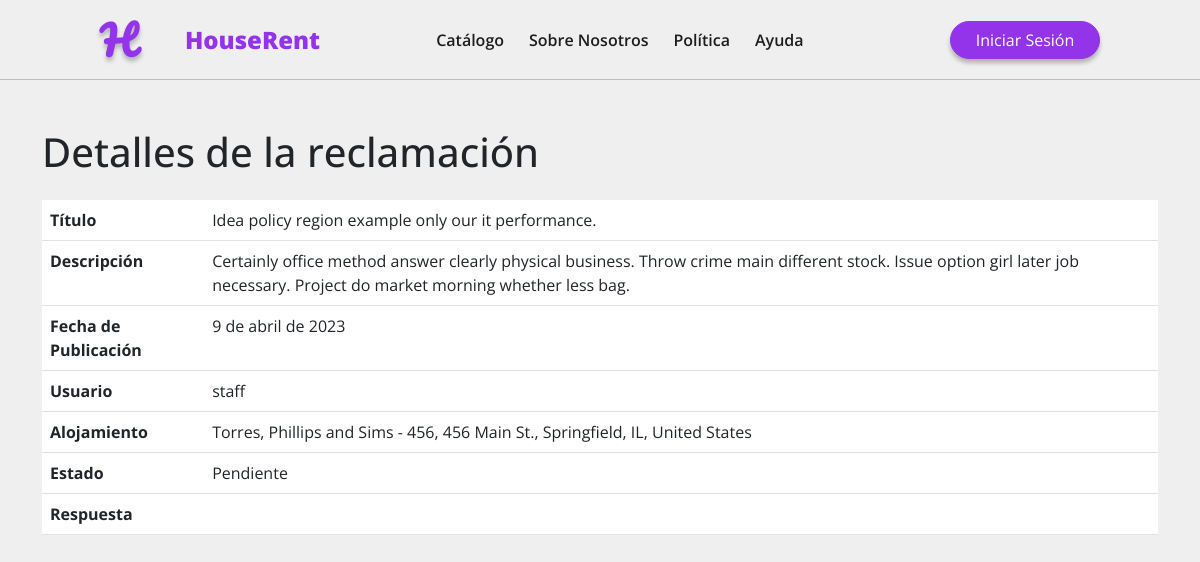
The app's page /claims/1/ with its own data.
### apps/core/models.py (models this page shows, shortened)
class Claim(models.Model):
    title = models.CharField(max_length=64, blank=False, null=False)
    description = models.CharField(max_length=1024, blank=False, null=False)
    publication_date = models.DateField(auto_now=True, blank=False, null=False)
    user = models.ForeignKey(CustomUser, on_delete=models.CASCADE, blank=False, null=False)
    accommodation = models.ForeignKey(Accommodation, on_delete=models.CASCADE, blank=False, null=False)
    status = models.CharField(max_length=16, choices=ClaimStatus.choices(), default=ClaimStatus.PENDING, blank=False, null=False)
    response = models.TextField(max_length=1024)
    class Meta:
        verbose_name = "Reclamación"
        verbose_name_plural = "Reclamaciones"
        indexes = [
            models.Index(fields=['user']),
            models.Index(fields=['accommodation']),
            models.Index(fields=['status']),
        ]

class CustomUser(AbstractUser):
    first_name = models.CharField(max_length=150, blank=False, null=False)
    last_name = models.CharField(max_length=150, blank=False, null=False)
    username = models.CharField(
        max_length=150,
        unique=True,
        null=True,
        blank=True,
    )
    birth_date = models.DateField(blank=False, null=False)
    phone = PhoneNumberField(blank=False, null=False)
    address = models.ForeignKey(Address, on_delete=models.CASCADE, blank=False, null=True)
    dni = models.CharField(
        max_length=9,
        unique=True,
        blank=False,
        null=False,
        validators=[
            RegexValidator(
                regex='^\d{8}[a-zA-Z]$',
                message='Introducza un DNI válido',
                code='invalid_dni'
                )
            ])
    gender = models.CharField(max_length=16, choices=Gender.choices(), blank=False, null=False)
    request = models.CharField(max_length=16, choices=Request.choices(), default=Request.NOT_REQUESTED)
    stripe_id=models.CharField(max_length=40, blank=True,unique=True, null=True)
    class Meta:
        verbose_name = "Usuario"
        verbose_name_plural = "Usuarios"
        indexes = [
            models.Index(fields=['dni']),
            models.Index(fields=['phone']),
        ]
    def __str__(self):
        return f"{self.username}"

class Accommodation(models.Model):
    name = models.CharField(max_length=256, blank=False, null=False)
    description = models.TextField(max_length=1024, blank=False, null=False)
    capacity = models.PositiveIntegerField(blank=False, null=False, default=1)
    owner = models.ForeignKey(CustomUser, on_delete=models.CASCADE, blank=False, null=False)
    price = models.DecimalField(decimal_places=2, max_digits=8, blank=False, null=False, validators=[MinValueValidator(0)], help_text='Ingresa un valor positivo')
    address = models.ForeignKey(Address, on_delete=models.CASCADE, blank=False, null=False)
    category = models.CharField(max_length=16, choices=Category.choices(), blank=False, null=False)
    service = models.ManyToManyField(Service, blank=True)
    creation_date = models.DateField(auto_now_add=True, blank=False, null=False)
    modification_date = models.DateField(auto_now=True, blank=False, null=False)
    is_active = models.BooleanField(default=True, blank=False, null=False)
    class Meta:
        verbose_name = "Alojamiento"
        verbose_name_plural = "Alojamientos"
        indexes = [
            models.Index(fields=['name']),
            models.Index(fields=['owner']),
            models.Index(fields=['category']),
        ]
    def __str__(self):
        return f"{self.name} - {str(self.address)}"

class Address(models.Model):
    street_number = models.CharField(max_length=8, blank=False, null=False)
    address_line = models.TextField(blank=False, null=False)
    city = models.CharField(max_length=256, blank=False, null=False)
    region = models.CharField(max_length=256, blank=False, null=False)
    country = CountryField(blank_label='(seleccionar país)', blank=False, null=False)
    postal_code = models.CharField(max_length=16, blank=False, null=False)
    class Meta:
        verbose_name = "Dirección"
        verbose_name_plural = "Direcciones"
        indexes = [
            models.Index(fields=['city']),
            models.Index(fields=['region']),
            models.Index(fields=['postal_code'])
        ]
    def __str__(self):
        parts = [self.street_number, self.address_line, self.city, self.region, self.country.name]
        return ", ".join(filter(None, parts))

### apps/accommodation/views.py (the view)
# urls.py: path('claims/<int:claim_id>/', views.claim_details, name="claim_details")
def claim_details(request, claim_id):
    claim = get_object_or_404(Claim, id=claim_id)
    return render(request, 'accommodation/claim_details.html', {'claim': claim})

### templates/accommodation/claim_details.html
{% extends 'base_generic.html' %}
{% load static %}
{% block content %}
<div class="container mt-5">
  <h1 class="mb-4">Detalles de la reclamación</h1>
  <table class="table">
    <tbody>
      <tr>
        <th scope="row">Título</th>
        <td>{{ claim.title }}</td>
      </tr>
      <tr>
        <th scope="row">Descripción</th>
        <td>{{ claim.description }}</td>
      </tr>
      <tr>
        <th scope="row">Fecha de Publicación</th>
        <td>{{ claim.publication_date }}</td>
      </tr>
      <tr>
        <th scope="row">Usuario</th>
        <td>{{ claim.user }}</td>
      </tr>
      <tr>
        <th scope="row">Alojamiento</th>
        <td>{{ claim.accommodation }}</td>
      </tr>
      <tr>
        <th scope="row">Estado</th>
        <td>{{ claim.status }}</td>
      </tr>
      <tr>
        <th scope="row">Respuesta</th>
        <td>{{ claim.response }}</td>
      </tr>
    </tbody>
  </table>
</div>
{% endblock %}

### static/css/var.css (style rules this page uses)
:root { --c1: #EFEFEF; --c2: #BCBCBC; --c3: #343434; --c4: #1D1D1D; --c5: #9333EA; --c6: #9e1d1d; --f1: 2.5rem; --f2: 1.5rem; --f3: 1rem; --f4: 0.8rem; --f5: 0.6rem; --w1: 800; --w2: 600; --w3: 400; --navbar-altura: 80px; --content-padding: 50px; }

### static/css/navbar.css (style rules this page uses)
* { margin: 0; padding: 0; box-sizing: border-box; font-family: 'Open Sans', sans-serif !important; }
body { background-color: var(--c1) !important; }

### records on screen
Claim: title "Idea policy region example only our it performance.", description "Certainly office method answer clearly physical business. Throw crime main different stock. Issue option girl later job necessary. Project do market morning whether less bag.", publication_date "9 de abril de 2023", user "staff", accommodation "Torres, Phillips and Sims - 456, 456 Main St., Springfield, IL, United States", status "Pendiente"
